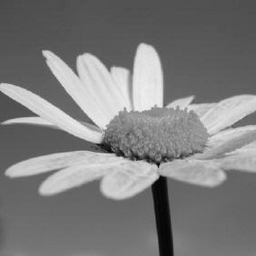
%> input picture TP1/flower.png, 256 x 256 px
$ octave TP1_5.m   (GNU Octave 9; MATLAB toolbox functions it lacks are replaced by stand-ins)
%> lines starting %> are read from the running program, lines starting %| are printed output that depends on the picture
### TP1/Kmeans.m
function [labels,mi] = Kmeans(I,K)
[h,w] = size(I);
mi = rand(1,K);
mi = sort(mi);
mibuff = zeros(1,K);
iteration = 0;
V = I(:);

while iteration < 100
    labels = zeros(1,h*w);
    misum = zeros(1,K);
    micount = zeros(1,K);
    for pixel = 1:length(V)
        [minValue,closestIndex] = min(abs(V(pixel) - mi));
        labels(pixel) = closestIndex;
        misum(closestIndex) = misum(closestIndex) + V(pixel);
        micount(closestIndex) = micount(closestIndex)+1;
    end
    mibuff = mi;
    mi = misum./micount;
    iteration = iteration+1;
    if sum(abs(mibuff-mi)) == 0
        break
    end
end
iteration
end

### TP1/TP1_5.m
close all;
clc;
clear variables;

%% Filtrage à partir d’histogramme : seuillage par K-means
%% 1
I = imread('flower.png');
%> I is the input picture: size 256x256 uint8; min 0, max 239, mean 125.1
I = im2double(I);
%> I: size 256x256 double
figure()
imshow(I, [])

%% 2
K = 10;
[idx,C] = Kmeans(I,K);
%> the loop in Kmeans, `while iteration < 100` made 8 passes
%> mi on pass 2: [0.07 0.332 0.387 0.428 0.466 0.528 0.608 0.715 0.794 0.865]
%> after the loop in Kmeans, `while iteration < 100`: iteration = 8; micount = [1282 18245 10233 9303 5539 2984 2542 3237 6588 5583]; misum = [82.69 6054 3938.9 3941.9 2586 1622 1565.1 2292.1 5222.8 4839]
%> in Kmeans, `iteration`: iteration = 8
%> C = [0.0645 0.332 0.385 0.424 0.467 0.544 0.616 0.708 0.793 0.867]

V = I(:);
%{
[idx,C] = kmeans(V,K);
%}
Csorted = sort(C);
%> Csorted has the same summary as C
[counts,centers] = hist(V',0:1/255:1);
%> counts = 256 values, max 2180 at index 83, min 0 at index 2, mean 256; centers = 256 values from 0 to 1
Zones = zeros(1,K+1);
Zones(end) = 1;
MatZone = zeros(1,length(Csorted)-1);
for k = 1:length(MatZone)
    MatZone(k) = mean(Csorted(k:k+1));
end
%> after the loop, MatZone = [0.198 0.358 0.404 0.445 0.505 0.58 0.662 0.75 0.83]
Zones(2:K) = MatZone;
figure()
hold on

for k = 1:K
    index = find(centers>=Zones(k) & centers<Zones(k+1));
    bar(centers(index),counts(index))
    line([Csorted(k) Csorted(k)],[0 2500],'Color','red','LineStyle','--')
end
%> this loop made 10 passes
%> index on passes 3 to 4: [93 94 95 96 97 98 99 100 101 102 103 104], [105 106 107 108 109 110 111 112 113 114]
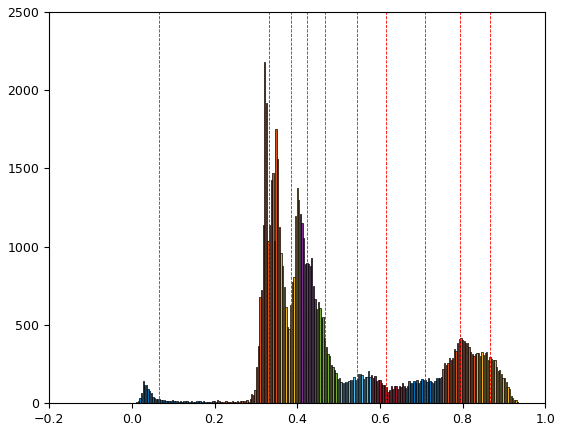
%> figure redrawn from the program's plot data; tallest bar 140 high, from x = 0.0259 to 0.029; tallest bar 2180 high, from x = 0.32 to 0.323; tallest bar 1376 high, from x = 0.398 to 0.402; tallest bar 1208 high, from x = 0.406 to 0.409
